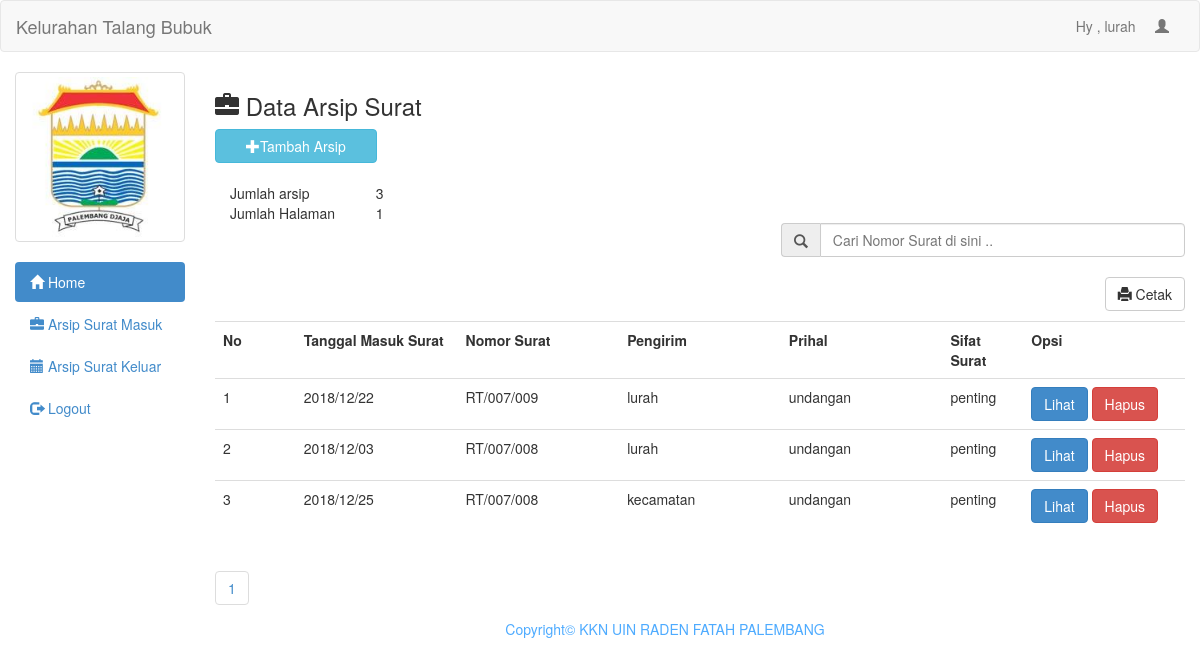
The app's page /admin/arsip.php (signed in) with its own data.
### tables this page shows
CREATE TABLE `surat_masuk` (
  `id` int(20) NOT NULL,
  `tgl_masuk` varchar(20) NOT NULL,
  `no_surat` varchar(50) NOT NULL,
  `pengirim` varchar(30) NOT NULL,
  `prihal` varchar(30) NOT NULL,
  `sifat` varchar(20) NOT NULL,
  `file` text NOT NULL
);

### admin/arsip.php (the view, shortened to what this page needs)
	<?php include 'header.php'; ?>
<h3><span class="glyphicon glyphicon-briefcase"></span>  Data Arsip Surat</h3>
<button style="margin-bottom:20px" data-toggle="modal" data-target="#myModal" class="btn btn-info col-md-2"><span class="glyphicon glyphicon-plus"></span>Tambah Arsip </button>
<br/>
<br/>
<?php
$per_hal=10;
$jumlah_record=mysql_query("SELECT COUNT(*) from surat_masuk");
$jum=mysql_result($jumlah_record, 0);
$halaman=ceil($jum / $per_hal);
?>
<div class="col-md-12">
	<table class="col-md-2">
		<tr>
			<td>Jumlah arsip</td>
			<td><?php echo $jum; ?></td>
		</tr>
		<tr>
			<td>Jumlah Halaman</td>
			<td><?php echo $halaman; ?></td>
		</tr>
	</table>
</div>
<br/>
<form action="" method="get">
	<div class="input-group col-md-5 col-md-offset-7">
		<span class="input-group-addon" id="basic-addon1"><span class="glyphicon glyphicon-search"></span></span>
		<input type="text" class="form-control" placeholder="Cari Nomor Surat di sini .." aria-describedby="basic-addon1" name="cari">
	</div>
<br>
<a style="margin-bottom:10px" href="lap_berita.php" target="_blank" class="btn btn-default pull-right"><span class='glyphicon glyphicon-print'></span> Cetak </a>
</form>
<table class="table table-hover">
	<tr>
		<th class="col-md-1">No</th>
		<th class="col-md-2">Tanggal Masuk Surat</th>
		<th class="col-md-2">Nomor Surat</th>
		<th class="col-md-2	">Pengirim</th>
		<th class="col-md-2">Prihal</th>
		<th class="col-md-1">Sifat Surat</th>
		<th class="col-md-3">Opsi</th>
	</tr>
	<?php
	if(isset($_GET['cari'])){
		$cari=$_GET['cari'];
		$berita=mysql_query("select * from surat_masuk where no_surat like '%".$cari."%'");
	}else{
		$berita=mysql_query("select * from surat_masuk");
	}
	$no=1;
	while($b=mysql_fetch_array($berita) ){
		?>
		<tr>
			<td><?php echo $no++ ?></td>
			<td><?php echo $b['tgl_masuk'] ?></td>
			<td><?php echo $b['no_surat'] ?></td>
			<td><?php echo $b['pengirim'] ?></td>
			<td><?php echo $b['prihal'] ?></td>
			<td><?php echo $b['sifat'] ?></td>
		<td>
				<a onclick="if(confirm('Apakah anda yakin ingin mendownload file data ini ??')){ location.href='../download.php?naskah=<?php echo $b['file']; ?>' }" class="btn btn-primary">Lihat</a>
				<a onclick="if(confirm('Apakah anda yakin ingin menghapus data ini ??')){ location.href='hapus.php?id=<?php echo $b['id']; ?>' }" class="btn btn-danger">Hapus</a>
			</td>
		</tr>
		<?php
	}
	?>
</table>
<ul class="pagination">
			<?php
			for($x=1;$x<=$halaman;$x++){
				?>
				<li><a href="?page=<?php echo $x ?>"><?php echo $x ?></a></li>
				<?php
			}
			?>
		</ul>
<?php
include 'footer.php';
?>

### admin/header.php (shortened to what this page needs)
<!DOCTYPE html>
<html>
<head>
	<link rel="stylesheet" type="text/css" href="../assets/css/bootstrap.css">
	<link rel="stylesheet" type="text/css" href="../assets/js/jquery-ui/jquery-ui.css">
</head>
<body>
	<div class="navbar navbar-default">
		<div class="container-fluid">
			<div class="navbar-header">
				<a href="index1.php" class="navbar-brand">Kelurahan Talang Bubuk</a>
			</div>
			<div class="collapse navbar-collapse">
				<ul class="nav navbar-nav navbar-right">
					<li><a  href="profil.php">Hy , <?php echo $_SESSION['uname']  ?> &nbsp &nbsp <span class="glyphicon glyphicon-user"></span></a></li>
				</ul>
			</div>
		</div>
	</div>
	<div class="col-md-2">
		<div class="row">
			<?php
			$use=$_SESSION['uname'];
			$fo=mysql_query("select foto from admin where uname='$use'");
			while($f=mysql_fetch_array($fo)){
				?>
				<div class="col-xs-6 col-md-12">
					<a class="thumbnail">
						<img class="img-responsive" src="foto/plg.jpg">
					</a>
				</div>
				<?php
			}
			?>
		</div>
		<ul class="nav nav-pills nav-stacked">
			<li class="active"><a href="index1.php"><span class="glyphicon glyphicon-home"></span>  Home</a></li>
			<li><a href="arsip.php"><span class="glyphicon glyphicon-briefcase"></span> Arsip Surat Masuk</a></li>
			<li><a href="pegawai.php"><span class="glyphicon glyphicon-calendar"></span> Arsip Surat Keluar</a></li>
			<li><a href="../logout.php"><span class="glyphicon glyphicon-log-out"></span>  Logout</a></li>
		</ul>
	</div>
	<div class="col-md-10">

### records on screen
surat_masuk: tgl_masuk "2018/12/22", no_surat "RT/007/009", pengirim "lurah", prihal "undangan", sifat "penting"
surat_masuk: tgl_masuk "2018/12/03", no_surat "RT/007/008", pengirim "lurah", prihal "undangan", sifat "penting"
surat_masuk: tgl_masuk "2018/12/25", no_surat "RT/007/008", pengirim "kecamatan", prihal "undangan", sifat "penting"

### other values on screen
$_SESSION['uname'] "lurah"
$jum "3"
$halaman "1"
